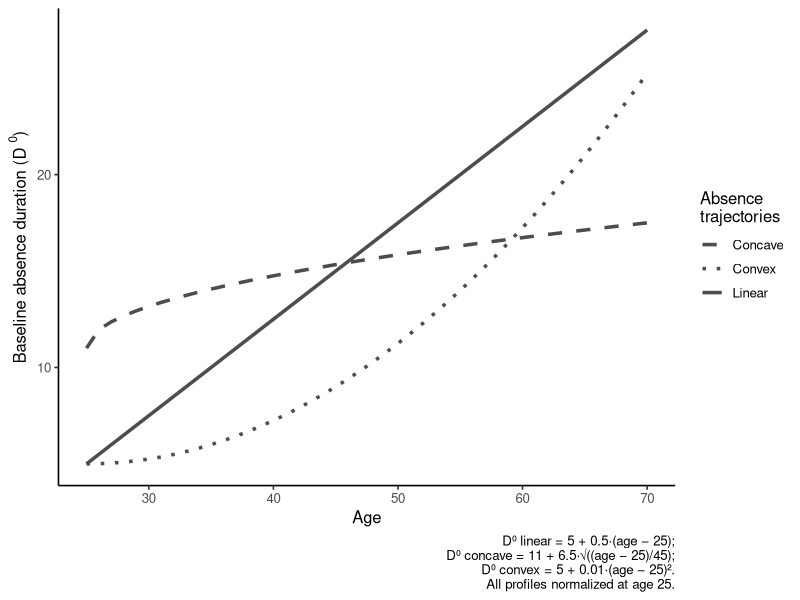

Recreate this plot in R.
# Load required library
library(ggplot2)

# Define age range from 25 to 70
age <- seq(25, 70, by = 1)

# Define three baseline absence trajectories as functions of age
D0_linear  <- 5 + 0.5 * (age - 25)                      # Linear increase
D0_concave <- 11 + 6.5 * sqrt((age - 25) / 45)          # Concave shape
D0_convex  <- 5 + 0.01 * (age - 25)^2                   # Convex shape

# Combine data into a dataframe for plotting
df <- data.frame(
  age = age,
  linear = D0_linear,
  concave = D0_concave,
  convex = D0_convex
)

# Plot the three absence trajectories across age
ggplot(df, aes(x = age)) +
  geom_line(aes(y = linear,  color = "Linear"),   size = 1.2) +
  geom_line(aes(y = concave, color = "Concave"), linetype = "dashed", size = 1.2) +
  geom_line(aes(y = convex,  color = "Convex"),  linetype = "dotted", size = 1.2) +
  
  # Manual legend color formatting
  scale_color_manual(values = c(
    "Linear" = "gray30",
    "Concave" = "gray30",
    "Convex" = "gray30"
  )) +
  
  # Axis labels and caption with trajectory definitions
  labs(
    x = "Age",
    y = expression("Baseline absence duration (D "^0*")"),
    color = "Absence\ntrajectories",
    caption = "D⁰ linear = 5 + 0.5·(age − 25);\nD⁰ concave = 11 + 6.5·√((age − 25)/45);\nD⁰ convex = 5 + 0.01·(age − 25)².\nAll profiles normalized at age 25."
  ) +
  
  # Formatting and layout
  theme_classic(base_size = 12)
